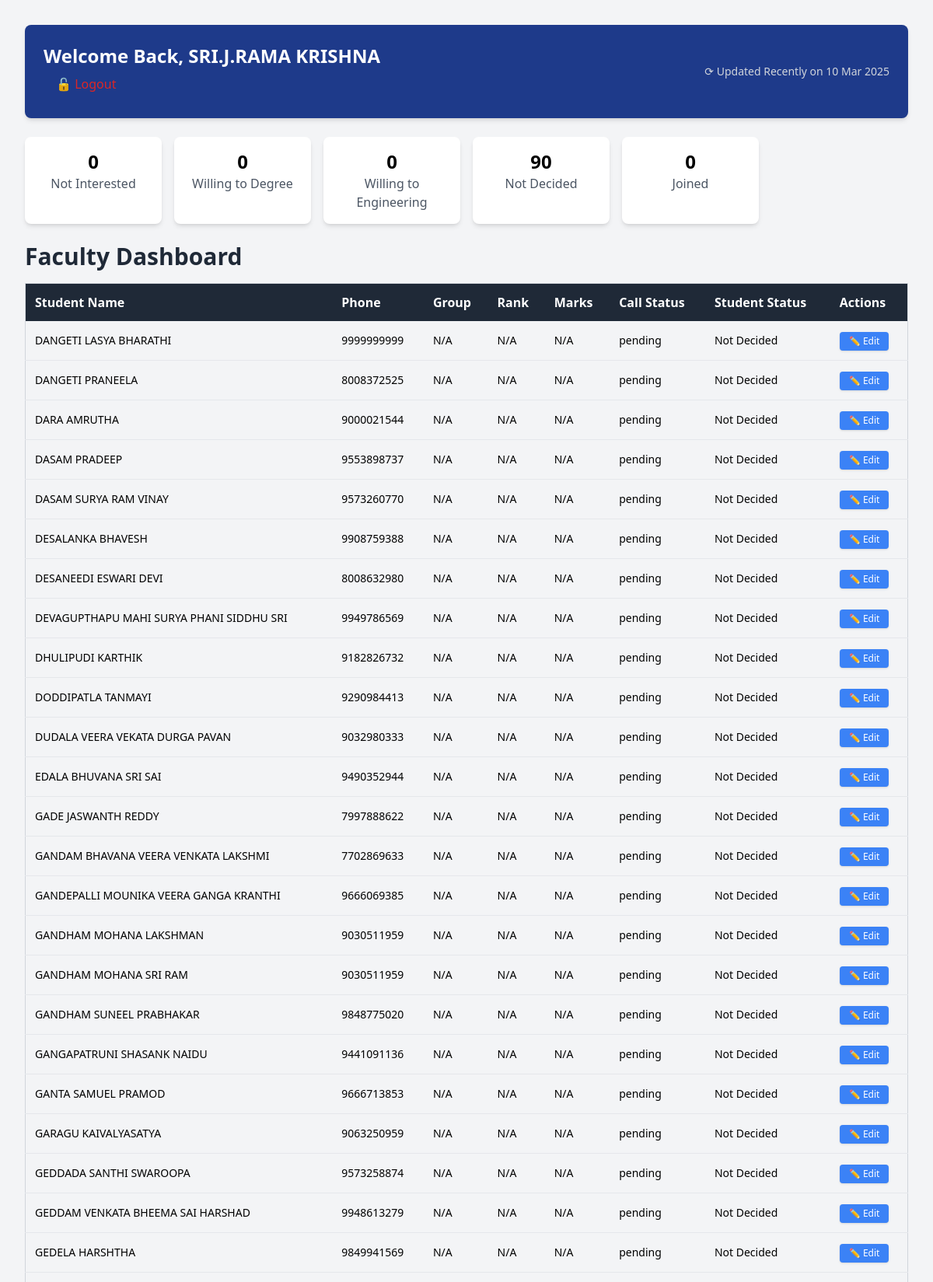
The page /dashboard/ (signed in, upper part) on the database its author committed.
### users/models.py (models this page shows, shortened)
class Faculty(AbstractUser):
    ROLE_CHOICES = [
        ('staff', 'Staff'),
        ('admin', 'Admin'),
        ('superuser', 'Superuser'),
    ]
    emp_id = models.CharField(max_length=20, unique=True)
    full_name = models.CharField(max_length=255)
    department = models.CharField(max_length=100)
    phone = models.CharField(max_length=15, unique=True, null=True, blank=True)
    role = models.CharField(max_length=10, choices=ROLE_CHOICES, default='staff')

class StudentCall(models.Model):
    faculty = models.ForeignKey(Faculty, on_delete=models.CASCADE, related_name="calls")
    student_name = models.CharField(max_length=255)
    phone_1 = models.CharField(max_length=15)
    phone_2 = models.CharField(max_length=15, null=True, blank=True)
    INTER_GROUP_CHOICES = [
        ('MPC', 'MPC'),
        ('BiPC', 'BiPC'),
        ('CEC', 'CEC'),
        ('MEC', 'MEC'),
        ('HEC', 'HEC'),
        ('Other', 'Other'),
    ]
    inter_group = models.CharField(max_length=50, choices=INTER_GROUP_CHOICES, null=True, blank=True)
    inter_marks = models.IntegerField(null=True, blank=True)
    exam_rank = models.CharField(max_length=50, null=True, blank=True)
    rmarks = models.IntegerField(null=True, blank=True)
    comments = models.TextField(null=True, blank=True)
    college = models.CharField(max_length=255, null=True, blank=True)
    branch = models.CharField(max_length=255, null=True, blank=True)
    CALL_STATUS_CHOICES = [
        ('P', 'Pending'),
        ('A', 'Answered'),
        ('NA', 'Not Answered'),
        ('WN', 'Wrong Number'),
        ('I', 'Interested'),
        ('NI', 'Not Interested'),
    ]
    call_1_status = models.CharField(max_length=2, choices=CALL_STATUS_CHOICES, default='P')
    STUDENT_STATUS_CHOICES = [
        ('NI', 'Not Interested'),
        ('WD', 'Willing to Degree'),
        ('WE', 'Willing to Engineering'),
        ('ND', 'Not Decided'),
        ('J', 'Joined'),
    ]
    status = models.CharField(max_length=2, choices=STUDENT_STATUS_CHOICES, default='ND')
    created_at = models.DateTimeField(auto_now_add=True)

### users/views.py (the view)
# urls.py: path("dashboard/", faculty_dashboard, name="faculty_dashboard"),
@login_required
def faculty_dashboard(request):
    faculty = request.user
    calls = StudentCall.objects.filter(faculty=faculty).only(
        "id", "student_name", "phone_1", "inter_marks", "inter_group", "exam_rank", "call_1_status", "status", "rmarks"
    )
    status_counts = StudentCall.objects.filter(faculty=faculty).values("status").annotate(count=Count("status"))
    student_status_counts = {
        "NI": 0,  # Not Interested
        "I": 0,   # Interested
        "WD": 0,  # Willing to Degree
        "WE": 0,  # Willing to Engineering
        "ND": 0,  # Not Decided
        "J": 0    # Joined
    }
    for entry in status_counts:
        student_status_counts[entry["status"]] = entry["count"]
    context = {
        "faculty": faculty,
        "calls": calls,
        "last_updated": now().strftime("%d %b %Y"),
        "student_status_counts": student_status_counts,
        "csrf_token": request.COOKIES.get('csrftoken'),
        "inter_group_choices": StudentCall.INTER_GROUP_CHOICES,
        "call_status_choices": StudentCall.CALL_STATUS_CHOICES,
        "student_status_choices": StudentCall.STUDENT_STATUS_CHOICES
    }
    return render(request, "users/faculty_dashboard.html", context)

### templates/users/faculty_dashboard.html (shortened to what this page needs)
<!DOCTYPE html>
<html lang="en">
<head>
    <script src="https://cdn.tailwindcss.com"></script>
</head>
<body class="bg-gray-100">
    <div class="p-8">
    <div class="bg-blue-900 text-white p-6 rounded-lg shadow-md mb-6 flex justify-between items-center">
        <div>
            <h2 class="text-2xl font-bold">Welcome Back, {{ faculty.full_name }}</h2>
            <a href="{% url 'logout' %}" class="block py-2 px-4 rounded-lg text-red-600 hover:bg-gray-200">🔓 Logout</a>
        </div>
        <p class="text-sm text-gray-300">⟳ Updated Recently on {{ last_updated }}</p>
    </div>
    <div class="grid grid-cols-1 sm:grid-cols-2 md:grid-cols-3 lg:grid-cols-6 gap-4 mb-6">
        <div class="bg-white p-4 rounded-lg shadow-md text-center">
            <h3 class="text-2xl font-bold">{{ student_status_counts.NI }}</h3>
            <p class="text-gray-600">Not Interested</p>
        </div>
        <div class="bg-white p-4 rounded-lg shadow-md text-center">
            <h3 class="text-2xl font-bold">{{ student_status_counts.WD }}</h3>
            <p class="text-gray-600">Willing to Degree</p>
        </div>
        <div class="bg-white p-4 rounded-lg shadow-md text-center">
            <h3 class="text-2xl font-bold">{{ student_status_counts.WE }}</h3>
            <p class="text-gray-600">Willing to Engineering</p>
        </div>
        <div class="bg-white p-4 rounded-lg shadow-md text-center">
            <h3 class="text-2xl font-bold">{{ student_status_counts.ND }}</h3>
            <p class="text-gray-600">Not Decided</p>
        </div>
        <div class="bg-white p-4 rounded-lg shadow-md text-center">
            <h3 class="text-2xl font-bold">{{ student_status_counts.J }}</h3>
            <p class="text-gray-600">Joined</p>
        </div>
    </div>
        <h2 class="text-3xl font-bold text-gray-800 mb-4">Faculty Dashboard</h2>
        <table class="min-w-full border border-gray-300 text-left">
            <thead class="bg-gray-800 text-white">
                <tr>
                    <th class="p-3">Student Name</th>
                    <th class="p-3">Phone</th>
                    <th class="p-3">Group</th>
                    <th class="p-3">Rank</th>
                    <th class="p-3">Marks</th>
                    <th class="p-3">Call Status</th>
                    <th class="p-3">Student Status</th>
                    <th class="p-3">Actions</th>
                </tr>
            </thead>
            <tbody>
                {% for call in calls %}
                    <tr class="border-b">
                        <td class="p-3 text-sm font whitespace-normal break-words leading-tight">
                            {{ call.student_name }}
                        </td>
                        <td class="p-3 text-sm">{{ call.phone_1 }}</td>
                        <td class="p-3 text-sm">{{ call.inter_group|default:"N/A" }}</td>
                        <td class="p-3 text-sm">{{ call.exam_rank|default:"N/A" }}</td>
                        <td class="p-3 text-sm">{{ call.inter_marks|default:"N/A" }}</td>
                        <td class="p-3 text-sm">{{ call.get_call_1_status_display }}</td>
                        <td class="p-3 text-sm">{{ call.get_status_display }}</td>
                        <td class="p-3">
                            <button class="bg-blue-500 text-white px-3 py-1 text-xs rounded shadow hover:bg-blue-600"
                                onclick="openModal(
                                    '{{ call.id }}',
                                    '{{ call.inter_group|default:'' }}',
                                    '{{ call.exam_rank|default:'' }}',
                                    '{{ call.inter_marks|default:'' }}',
                                    '{{ call.call_1_status|default:'P' }}',
                                    '{{ call.status|default:'ND' }}',
                                    '{{ call.comments|default:'' }}'
                                )">
                                ✏️ Edit
                            </button>
                        </td>
                    </tr>
                {% endfor %}
            </tbody>
        </table>
    </div>
</body>
</html>

### rows shown on the page
Faculty: full_name "SRI.J.RAMA KRISHNA"
StudentCall: student_name "DANGETI LASYA BHARATHI", phone_1 "9999999999", inter_group "N/A", exam_rank "N/A", inter_marks "N/A", call_1_status "pending", status "Not Decided"
StudentCall: student_name "DANGETI PRANEELA", phone_1 "8008372525", inter_group "N/A", exam_rank "N/A", inter_marks "N/A", call_1_status "pending", status "Not Decided"
StudentCall: student_name "DARA AMRUTHA", phone_1 "9000021544", inter_group "N/A", exam_rank "N/A", inter_marks "N/A", call_1_status "pending", status "Not Decided"
StudentCall: student_name "DASAM PRADEEP", phone_1 "9553898737", inter_group "N/A", exam_rank "N/A", inter_marks "N/A", call_1_status "pending", status "Not Decided"
StudentCall: student_name "DASAM SURYA RAM VINAY", phone_1 "9573260770", inter_group "N/A", exam_rank "N/A", inter_marks "N/A", call_1_status "pending", status "Not Decided"
StudentCall: student_name "DESALANKA BHAVESH", phone_1 "9908759388", inter_group "N/A", exam_rank "N/A", inter_marks "N/A", call_1_status "pending", status "Not Decided"
StudentCall: student_name "DESANEEDI ESWARI DEVI", phone_1 "8008632980", inter_group "N/A", exam_rank "N/A", inter_marks "N/A", call_1_status "pending", status "Not Decided"
StudentCall: student_name "DEVAGUPTHAPU MAHI SURYA PHANI SIDDHU SRI", phone_1 "9949786569", inter_group "N/A", exam_rank "N/A", inter_marks "N/A", call_1_status "pending", status "Not Decided"
StudentCall: student_name "DHULIPUDI KARTHIK", phone_1 "9182826732", inter_group "N/A", exam_rank "N/A", inter_marks "N/A", call_1_status "pending", status "Not Decided"
StudentCall: student_name "DODDIPATLA TANMAYI", phone_1 "9290984413", inter_group "N/A", exam_rank "N/A", inter_marks "N/A", call_1_status "pending", status "Not Decided"
StudentCall: student_name "DUDALA VEERA VEKATA DURGA PAVAN", phone_1 "9032980333", inter_group "N/A", exam_rank "N/A", inter_marks "N/A", call_1_status "pending", status "Not Decided"
StudentCall: student_name "EDALA BHUVANA SRI SAI", phone_1 "9490352944", inter_group "N/A", exam_rank "N/A", inter_marks "N/A", call_1_status "pending", status "Not Decided"
StudentCall: student_name "GADE JASWANTH REDDY", phone_1 "7997888622", inter_group "N/A", exam_rank "N/A", inter_marks "N/A", call_1_status "pending", status "Not Decided"
StudentCall: student_name "GANDAM BHAVANA VEERA VENKATA LAKSHMI", phone_1 "7702869633", inter_group "N/A", exam_rank "N/A", inter_marks "N/A", call_1_status "pending", status "Not Decided"
StudentCall: student_name "GANDEPALLI MOUNIKA VEERA GANGA KRANTHI", phone_1 "9666069385", inter_group "N/A", exam_rank "N/A", inter_marks "N/A", call_1_status "pending", status "Not Decided"
StudentCall: student_name "GANDHAM MOHANA LAKSHMAN", phone_1 "9030511959", inter_group "N/A", exam_rank "N/A", inter_marks "N/A", call_1_status "pending", status "Not Decided"
StudentCall: student_name "GANDHAM MOHANA SRI RAM", phone_1 "9030511959", inter_group "N/A", exam_rank "N/A", inter_marks "N/A", call_1_status "pending", status "Not Decided"
StudentCall: student_name "GANDHAM SUNEEL PRABHAKAR", phone_1 "9848775020", inter_group "N/A", exam_rank "N/A", inter_marks "N/A", call_1_status "pending", status "Not Decided"
StudentCall: student_name "GANGAPATRUNI SHASANK NAIDU", phone_1 "9441091136", inter_group "N/A", exam_rank "N/A", inter_marks "N/A", call_1_status "pending", status "Not Decided"
StudentCall: student_name "GANTA SAMUEL PRAMOD", phone_1 "9666713853", inter_group "N/A", exam_rank "N/A", inter_marks "N/A", call_1_status "pending", status "Not Decided"
StudentCall: student_name "GARAGU KAIVALYASATYA", phone_1 "9063250959", inter_group "N/A", exam_rank "N/A", inter_marks "N/A", call_1_status "pending", status "Not Decided"
StudentCall: student_name "GEDDADA SANTHI SWAROOPA", phone_1 "9573258874", inter_group "N/A", exam_rank "N/A", inter_marks "N/A", call_1_status "pending", status "Not Decided"
StudentCall: student_name "GEDDAM VENKATA BHEEMA SAI HARSHAD", phone_1 "9948613279", inter_group "N/A", exam_rank "N/A", inter_marks "N/A", call_1_status "pending", status "Not Decided"
StudentCall: student_name "GEDELA HARSHTHA", phone_1 "9849941569", inter_group "N/A", exam_rank "N/A", inter_marks "N/A", call_1_status "pending", status "Not Decided"

### other values the page prints
{{ student_status_counts.NI }} "0"
{{ student_status_counts.WD }} "0"
{{ student_status_counts.WE }} "0"
{{ student_status_counts.ND }} "90"
{{ student_status_counts.J }} "0"
